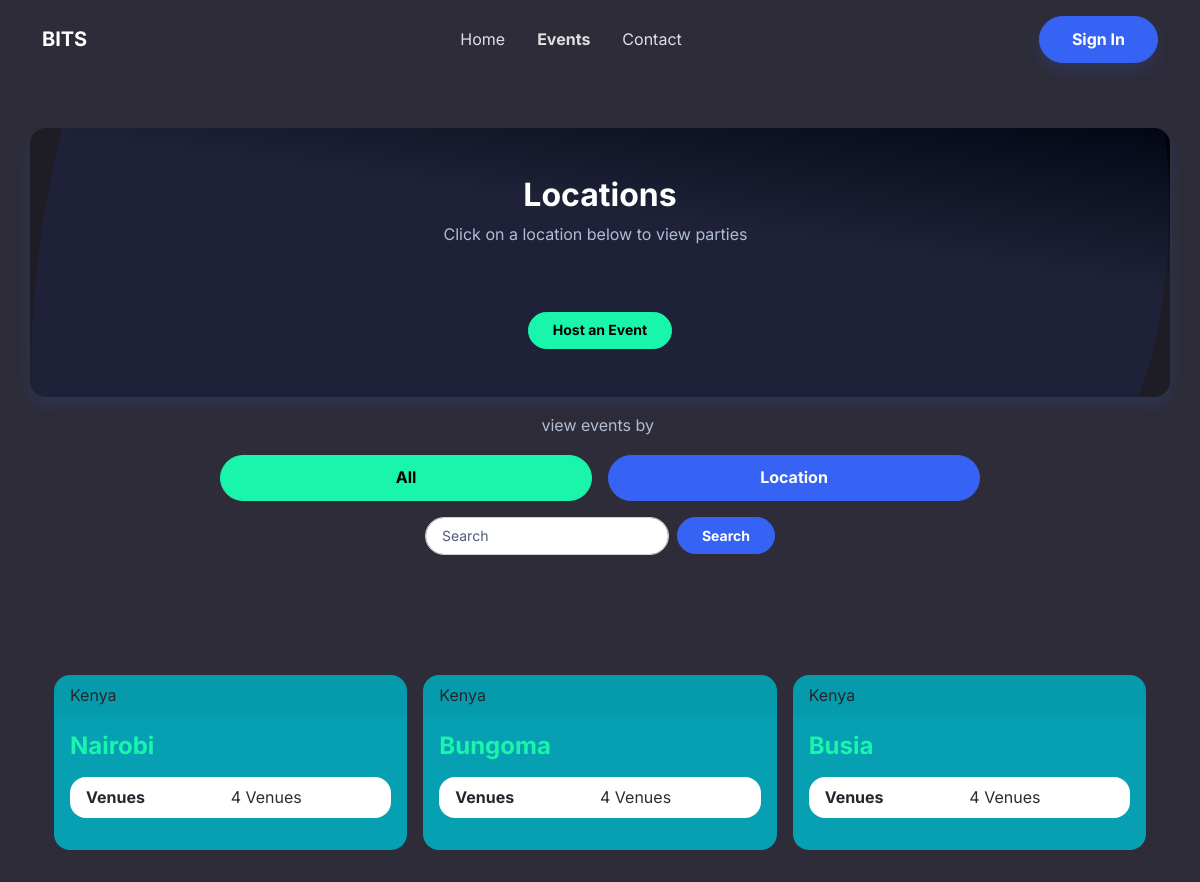
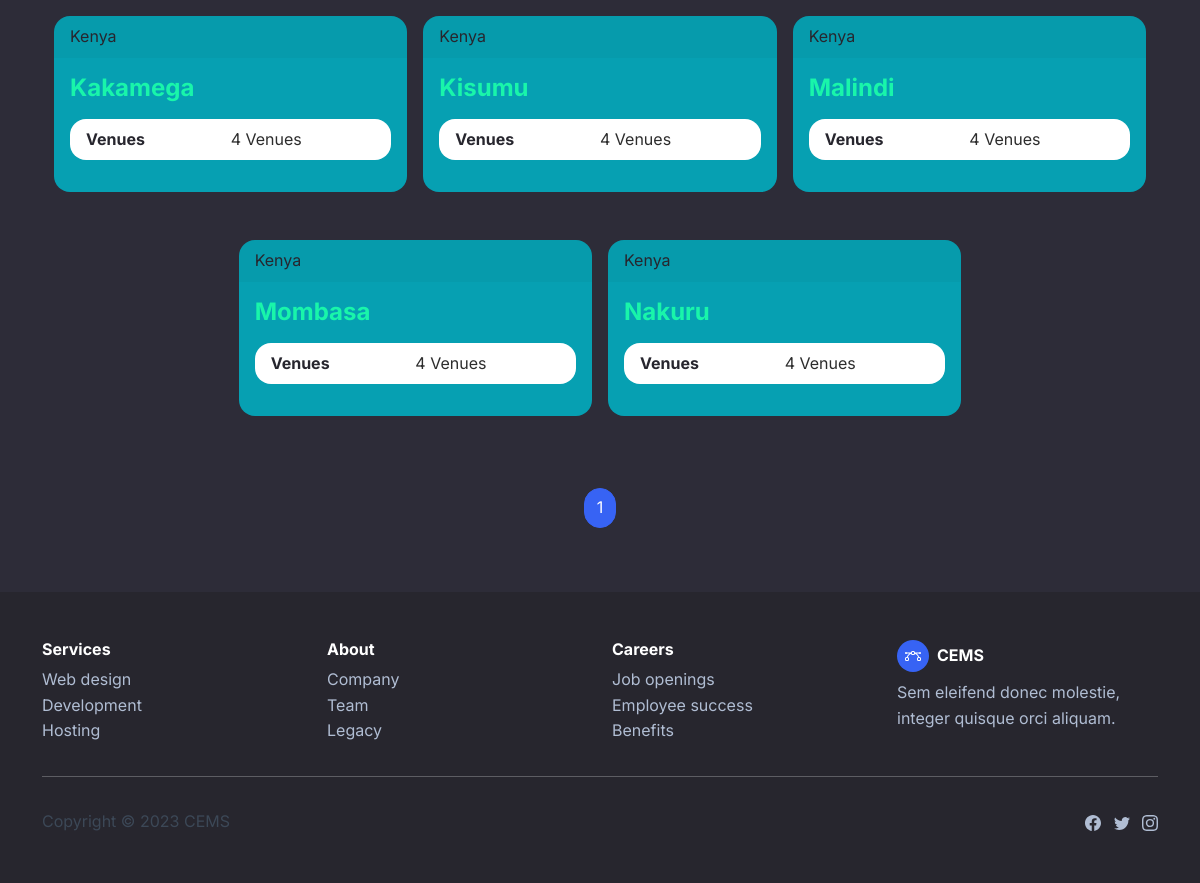
Page /locations/ on the committed database (2 pictures, top to bottom).
### index_app/models.py (models this page shows, shortened)
class Location(models.Model):
    city = models.CharField(max_length=150)
    country = models.CharField(max_length=150)
    def get_absolute_url(self):
        return reverse('location-detail', kwargs={'pk': self.pk})
    class Meta:
        ordering = ['city']
        verbose_name = 'Location'
        verbose_name_plural = 'Locations'

### index_app/views.py (the view)
# urls.py: path('locations/',views.LocationListView.as_view(),name='location-list'),
class LocationListView(generic.ListView):
    model = Location
    paginate_by = 9

### index_app/templates/index_app/location_list.html (shortened to what this page needs)
{% extends 'base_generic.html' %}
{% load static %}
{% block styles %}
<link rel="stylesheet" href="https://cdnjs.cloudflare.com/ajax/libs/OwlCarousel2/2.3.4/assets/owl.carousel.min.css">
<link rel="stylesheet" href="{% static 'assets/css/OwlCarousel-2.css' %}">
<link rel="stylesheet" href="{% static 'assets/css/Responsive-UI-Card.css' %}">
{% endblock styles %}
{% block nav %}
<div class="collapse navbar-collapse" id="navcol-1" data-bs-spy="scroll" data-bs-smooth-scroll="true">
	<ul class="navbar-nav mx-auto">
		<li class="nav-item"><a class="nav-link" data-bss-hover-animate="pulse" href="{% url 'index' %}">Home</a>
		</li>
		<li class="nav-item"><a class="nav-link active" data-bss-hover-animate="pulse"
				href="{% url 'event-list' %}">Events</a>
		</li>
		<li class="nav-item"><a class="nav-link" href="{% url 'contact' %}">Contact</a></li>
	</ul>
	{% if user.is_authenticated %}
	<a class="btn btn-success shadow" role="button" href="{{user.get_to_dashboard}}">Dashboard</a>
	{% else %}
	<a class="btn btn-primary shadow" role="button" href="{% url 'login' %}">Sign In</a>
	{% endif %}
</div>
{% endblock nav %}
{% block main %}
<section class="py-5">
	<div class="container border rounded border-0 shadow py-5"
		style="background: url(&quot;{% static 'assets/img/blob.svg' %}&quot;) center / cover no-repeat, linear-gradient(-172deg, black, var(--bs-border-color-translucent) 37%), var(--bs-border-color-translucent);padding: 5px;height: auto;">
		<div class="row mb-4 mb-lg-5" style="margin: 0;">
			<div class="col-md-8 col-xl-6 text-center mx-auto">
				<h2 class="fw-bold">Locations</h2>
				<p class="text-muted">Click on a location below to view parties &nbsp;</p>
			</div>
		</div>
		<div class="d-flex justify-content-center align-items-center"><a class="btn btn-success btn-sm"
				role="button" data-bss-hover-animate="rubberBand" href="{% url 'add-event' %}" target="_blank">Host an
				Event</a></div>
	</div>
	<div class="row justify-content-center mx-0 g-2">
		<div class="col-12 text-center mx-auto">
			<p class="text-muted mt-3">view events by&nbsp;</p>
		</div>
		<div class="col-md-8 d-flex row justify-content-center">
			<a type="button" href="{% url 'event-list' %}" class="btn btn-success col mx-2">All</a>
			<a type="button" href="{% url 'location-list' %}" class="btn btn-primary col mx-2">Location</a>
		</div>
	</div>
	<div class="row mb-4 mb-lg-5" style="margin: 0;" id="events">
		<div class="col-md-8 col-xl-6 text-center mx-auto">
			<form class="d-flex justify-content-center flex-wrap my-2 align-items-center"
				action="?location={{select_location}}#events" method="get" style="border-style: none;">
				<div class="my-2"><input class="form-control form-control-sm" type="search" name="query"
						placeholder="Search" value="{{query}}" style="border-radius: 32px;"></div>
				<div class="my-2"><button class="btn btn-primary btn-sm ms-sm-2" type="submit">Search</button></div>
			</form>
		</div>
	</div>
	{% if location_list %}
	<div class="container py-4 py-xl-5">
		<div class="container">
			<div class="row justify-content-center g-3">
				{% for location in page_obj %}
				{% include "components/location_card.html" %}
				{% endfor %}
			</div>
		</div>
	</div>
	{% else %}
	<div class="p-5 mb-4 rounded-3">
		<div class="container-fluid py-5">
			<h1 class="display-5 fw-bold">No locations in the system</h1>
		</div>
	</div>
	{% endif %}
	<nav class="d-flex justify-content-center" style="text-align: center;">
		<ul class="pagination">
			{% for page_number in page_obj.paginator.page_range %}
			{% if page_obj.number == page_number %}
			<li class="page-item active">
				<a class="page-link"
					href="?page={{ page_number }}&query={{query}}&location={{select_location}}#events">{{page_number}}</a>
			</li>
			{% elif page_number > page_obj.number|add:'-3' and page_number < page_obj.number|add:'3' %} <li
				class="page-item">
				<a class="page-link"
					href="?page={{ page_number }}&query={{query}}&location={{select_location}}#events">{{page_number}}</a>
				</li>
				{% endif %}
				{% endfor %}
		</ul>
	</nav>
</section>
{% endblock main %}

### index_app/templates/components/location_card.html
<a href="{{location.get_absolute_url}}" class="col-lg-4 col-md-6 col-sm-12 p-2">
	<div class="card border-primary bg-info mb-3 rounded">
		<div class="card-header text-dark">{{location.country}}</div>
		<div class="card-body text-success">
			<h4 class="card-title  fw-bold">{{location.city}}</h4>
			<p class="card-text">
				<ul class="list-group list-group-flush rounded">
					<li class="list-group-item d-flex mx-0 justify-content-between">
						<span class="col-6  text-dark fw-bold">
							Venues
						</span>
						<span class="col-6">
							{{location.venue_set.count}} Venues
						</span>
					</li>
				</ul>
			</p>
		</div>
	</div>
</a>

### index_app/static/assets/css/Responsive-UI-Card.css (style rules this page uses)
p { color: #3C4857; margin-top: 0; margin-bottom: 1rem; }
a { text-decoration: none; }

### rows in the picture
Location: country "Kenya", city "Nairobi", venue_set.count "4"
Location: country "Kenya", city "Bungoma", venue_set.count "4"
Location: country "Kenya", city "Busia", venue_set.count "4"
Location: country "Kenya", city "Kakamega", venue_set.count "4"
Location: country "Kenya", city "Kisumu", venue_set.count "4"
Location: country "Kenya", city "Malindi", venue_set.count "4"
Location: country "Kenya", city "Mombasa", venue_set.count "4"
Location: country "Kenya", city "Nakuru", venue_set.count "4"

### other values in the picture
{{ page_number }} "1"
